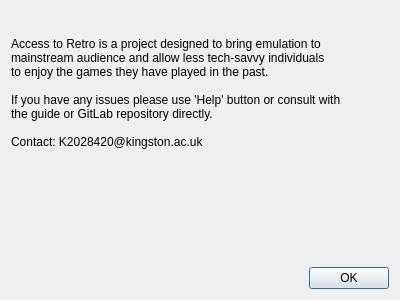
<?xml version="1.0" encoding="UTF-8"?>
<ui version="4.0">
 <class>ar::gui::about_dialog</class>
 <widget class="QDialog" name="ar::gui::about_dialog">
  <property name="geometry">
   <rect>
    <x>0</x>
    <y>0</y>
    <width>400</width>
    <height>300</height>
   </rect>
  </property>
  <property name="windowTitle">
   <string>About Us</string>
  </property>
  <property name="windowIcon">
   <iconset resource="../../../resources/resources.qrc">
    <normaloff>:/appicon.ico</normaloff>:/appicon.ico</iconset>
  </property>
  <layout class="QVBoxLayout" name="verticalLayout_2">
   <item>
    <layout class="QHBoxLayout" name="horizontalLayout">
     <item>
      <spacer name="horizontalSpacer">
       <property name="orientation">
        <enum>Qt::Horizontal</enum>
       </property>
       <property name="sizeHint" stdset="0">
        <size>
         <width>40</width>
         <height>20</height>
        </size>
       </property>
      </spacer>
     </item>
     <item>
      <widget class="QLabel" name="label">
       <property name="text">
        <string/>
       </property>
       <property name="pixmap">
        <pixmap resource="../../../resources/resources.qrc">:/appicon.ico</pixmap>
       </property>
      </widget>
     </item>
     <item>
      <spacer name="horizontalSpacer_2">
       <property name="orientation">
        <enum>Qt::Horizontal</enum>
       </property>
       <property name="sizeHint" stdset="0">
        <size>
         <width>40</width>
         <height>20</height>
        </size>
       </property>
      </spacer>
     </item>
    </layout>
   </item>
   <item>
    <widget class="QLabel" name="label_2">
     <property name="text">
      <string>Access to Retro is a project designed to bring emulation to
mainstream audience and allow less tech-savvy individuals
to enjoy the games they have played in the past.

If you have any issues please use 'Help' button or consult with
the guide or GitLab repository directly.

Contact: K2028420@kingston.ac.uk</string>
     </property>
    </widget>
   </item>
   <item>
    <spacer name="verticalSpacer">
     <property name="orientation">
      <enum>Qt::Vertical</enum>
     </property>
     <property name="sizeHint" stdset="0">
      <size>
       <width>20</width>
       <height>40</height>
      </size>
     </property>
    </spacer>
   </item>
   <item>
    <widget class="QDialogButtonBox" name="buttonBox">
     <property name="orientation">
      <enum>Qt::Horizontal</enum>
     </property>
     <property name="standardButtons">
      <set>QDialogButtonBox::Ok</set>
     </property>
    </widget>
   </item>
  </layout>
 </widget>
 <resources>
  <include location="../../../resources/resources.qrc"/>
 </resources>
 <connections>
  <connection>
   <sender>buttonBox</sender>
   <signal>accepted()</signal>
   <receiver>ar::gui::about_dialog</receiver>
   <slot>accept()</slot>
   <hints>
    <hint type="sourcelabel">
     <x>248</x>
     <y>254</y>
    </hint>
    <hint type="destinationlabel">
     <x>157</x>
     <y>274</y>
    </hint>
   </hints>
  </connection>
  <connection>
   <sender>buttonBox</sender>
   <signal>rejected()</signal>
   <receiver>ar::gui::about_dialog</receiver>
   <slot>reject()</slot>
   <hints>
    <hint type="sourcelabel">
     <x>316</x>
     <y>260</y>
    </hint>
    <hint type="destinationlabel">
     <x>286</x>
     <y>274</y>
    </hint>
   </hints>
  </connection>
 </connections>
</ui>
